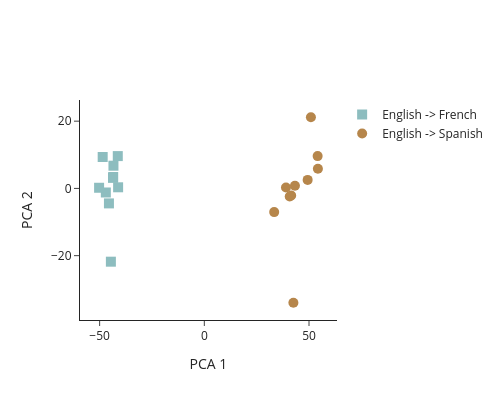

The notebook cell saved with this chart:
### Code cell
import plotly.graph_objects as go

fig = go.Figure()

fig.add_trace(go.Scatter(
  x=low_dim_activations[:10, 0],
  y=low_dim_activations[:10, 1],
  mode='markers',
  marker=dict(symbol='square', color="#8dbdbf", size=10),
  name='English -> French',
  hovertext=ENGLISH_TO_FRENCH,
))

fig.add_trace(go.Scatter(
  x=low_dim_activations[10:, 0],
  y=low_dim_activations[10:, 1],
  mode='markers',
  marker=dict(symbol='circle', color="#b6864b", size=10),
  name='English -> Spanish',
  hovertext=ENGLISH_TO_SPANISH,
))

fig.update_layout(
  template='simple_white',
  width=500,
  height=400,
  xaxis_title='PCA 1',
  yaxis_title='PCA 2',
)

fig.show()

### Figure 1 — Plotly figure (JSON) as saved in the notebook; plotly's stock layout.template omitted (floating-point values rounded to 4 significant figures)
{"data": [{"hovertext": ["English: dog, Francais:", "English: cat, Francais:", "English: mouse, Francais:", "English: fish, Francais:", "English: bird, Francais:", "English: turtle, Francais:", "English: monkey, Francais:", "English: bear, Francais:", "English: lion, Francais:", "English: penguin, Francais:"], "marker": {"color": "#8dbdbf", "size": 10, "symbol": "square"}, "mode": "markers", "name": "English -> French", "type": "scatter", "x": [-43.62, -45.55, -43.52, -43.4, -41.33, -47.04, -41.17, -48.54, -50.25, -44.63], "y": [3.133, -4.459, 3.402, 6.754, 9.61, -1.213, 0.3338, 9.342, 0.1931, -21.8]}, {"hovertext": ["English: dog, Espanol:", "English: cat, Espanol:", "English: mouse, Espanol:", "English: fish, Espanol:", "English: bird, Espanol:", "English: turtle, Espanol:", "English: monkey, Espanol:", "English: bear, Espanol:", "English: lion, Espanol:", "English: penguin, Espanol:"], "marker": {"color": "#b6864b", "size": 10, "symbol": "circle"}, "mode": "markers", "name": "English -> Spanish", "type": "scatter", "x": [49.35, 33.36, 41.49, 54.24, 54.11, 40.78, 39.0, 50.91, 43.28, 42.54], "y": [2.53, -7.043, -2.108, 5.839, 9.614, -2.384, 0.2864, 21.17, 0.8109, -34.01]}], "layout": {"height": 400, "width": 500, "xaxis": {"title": {"text": "PCA 1"}}, "yaxis": {"title": {"text": "PCA 2"}}}}
